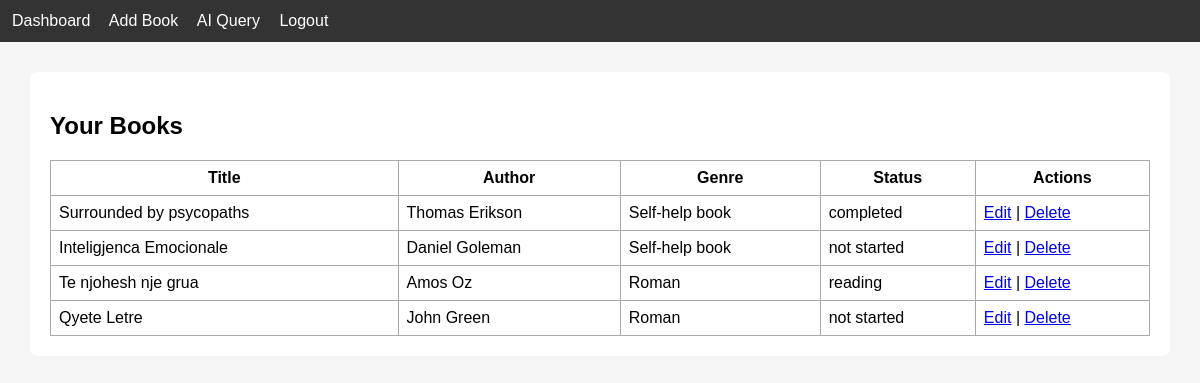
/dashboard (signed in), run on the app's committed database.
### tables this page shows
CREATE TABLE books (
    id INTEGER PRIMARY KEY AUTOINCREMENT,
    title TEXT,
    author TEXT,
    genre TEXT,
    status TEXT,
    user_id INTEGER,
    FOREIGN KEY(user_id) REFERENCES users(id)
);

### app.py (the view)
@app.route("/dashboard")
def dashboard():
    if "user_id" not in session:
        return redirect(url_for("login"))
    db = get_db()
    books = db.execute("SELECT * FROM books WHERE user_id=?", (session["user_id"],)).fetchall()
    return render_template("dashboard.html", books=books)

### app.py (called while the page is built)
def get_db():
    conn = sqlite3.connect("database.db")
    conn.row_factory = sqlite3.Row
    return conn

### templates/dashboard.html
{% extends "base.html" %}
{% block content %}
<h2>Your Books</h2>
<table>
    <tr>
        <th>Title</th>
        <th>Author</th>
        <th>Genre</th>
        <th>Status</th>
        <th>Actions</th>
    </tr>
    {% for book in books %}
    <tr>
        <td>{{ book.title }}</td>
        <td>{{ book.author }}</td>
        <td>{{ book.genre }}</td>
        <td>{{ book.status }}</td>
        <td>
            <a href="/edit_book/{{ book.id }}">Edit</a> |
            <a href="/delete_book/{{ book.id }}">Delete</a>
        </td>
    </tr>
    {% endfor %}
</table>
{% endblock %}

### templates/base.html (style rules this page uses)
body { font-family: Arial; margin: 0; padding: 0; background: #f5f5f5; }
table { width: 100%; border-collapse: collapse; margin-top: 15px; }
table, th, td { border: 1px solid #aaa; }
th, td { padding: 8px; }

### data on the page
books: title "Surrounded by psycopaths", author "Thomas Erikson", genre "Self-help book", status "completed"
books: title "Inteligjenca Emocionale", author "Daniel Goleman", genre "Self-help book", status "not started"
books: title "Te njohesh nje grua", author "Amos Oz", genre "Roman", status "reading"
books: title "Qyete Letre", author "John Green", genre "Roman", status "not started"
